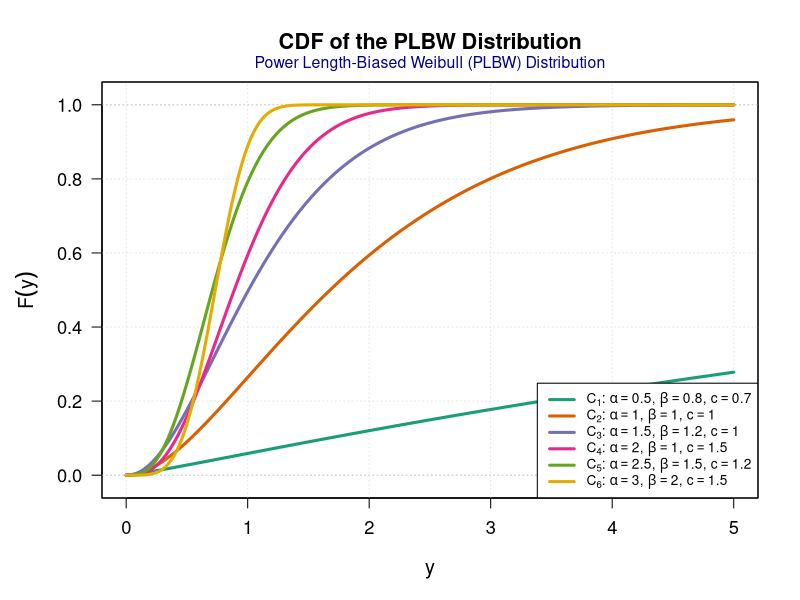

Recreate this plot in R.
# ============================================================================
# CDF PLOTS FOR THE PLBW DISTRIBUTION
# ============================================================================

rm(list = ls())

# ---------------------------------------------------------------------------
# CDF OF THE PLBW DISTRIBUTION
# ---------------------------------------------------------------------------

F_plbw <- function(y, alpha, beta, c)
{
  pgamma(alpha * y^(beta * c),
         shape = 1 + 1/beta,
         scale = 1)
}

# ---------------------------------------------------------------------------
# PARAMETER CONFIGURATIONS
# ---------------------------------------------------------------------------

configs <- list(
  
  list(alpha = 0.5, beta = 0.8, c = 0.7),
  
  list(alpha = 1.0, beta = 1.0, c = 1.0),
  
  list(alpha = 1.5, beta = 1.2, c = 1.0),
  
  list(alpha = 2.0, beta = 1.0, c = 1.5),
  
  list(alpha = 2.5, beta = 1.5, c = 1.2),
  
  list(alpha = 3.0, beta = 2.0, c = 1.5)
  
)

# ---------------------------------------------------------------------------
# GRID OF y VALUES
# ---------------------------------------------------------------------------

y <- seq(0.001, 5, length.out = 3000)

# ---------------------------------------------------------------------------
# COMPUTE CDF CURVES
# ---------------------------------------------------------------------------

curve_list <- lapply(configs, function(cfg)
{
  F_plbw(y,
         alpha = cfg$alpha,
         beta  = cfg$beta,
         c     = cfg$c)
})

# ---------------------------------------------------------------------------
# COLORS
# ---------------------------------------------------------------------------

cols <- c(
  "#1b9e77",
  "#d95f02",
  "#7570b3",
  "#e7298a",
  "#66a61e",
  "#e6ab02"
)

# ---------------------------------------------------------------------------
# LEGEND EXPRESSIONS
# ---------------------------------------------------------------------------

labels_expr <- as.expression(
  lapply(seq_along(configs), function(i)
  {
    cfg <- configs[[i]]
    
    bquote(
      C[.(i)] * ":" ~
        alpha == .(cfg$alpha) * "," ~
        beta == .(cfg$beta) * "," ~
        c == .(cfg$c)
    )
  })
)

# ---------------------------------------------------------------------------
# PLOT
# ---------------------------------------------------------------------------

par(mar = c(5,5,4,2)+0.1)

plot(y,
     curve_list[[1]],
     type = "n",
     xlab = "y",
     ylab = expression(F(y)),
     main = "CDF of the PLBW Distribution",
     ylim = c(-0.02,1.02),
     xlim = range(y),
     las = 1,
     cex.lab = 1.2,
     cex.axis = 1.1,
     cex.main = 1.3)

grid(col = "gray90", lty = "dotted")

abline(h = c(0,1),
       lty = "dotted",
       col = "gray80")

for(i in seq_along(curve_list))
{
  lines(y,
        curve_list[[i]],
        col = cols[i],
        lwd = 3)
}

legend("bottomright",
       legend = labels_expr,
       col = cols,
       lwd = 3,
       bty = "o",
       bg = "white",
       cex = 0.82)

box()

mtext("Power Length-Biased Weibull (PLBW) Distribution",
      side = 3,
      line = 0.5,
      col = "darkblue",
      cex = 0.95)

cat("\n✔ PLBW CDF plot generated successfully.\n")
